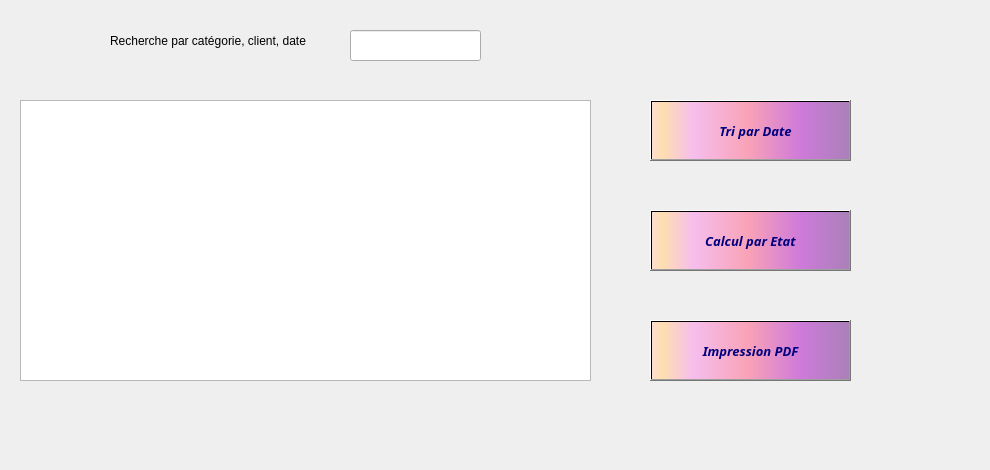
     <widget class="QWidget" name="tab_reclamation_5">
      <attribute name="title">
       <string>Afficher</string>
      </attribute>
      <widget class="QLabel" name="label_reclamation_27">
       <property name="geometry">
        <rect>
         <x>-70</x>
         <y>-30</y>
         <width>981</width>
         <height>461</height>
        </rect>
       </property>
       <property name="text">
        <string/>
       </property>
       <property name="pixmap">
        <pixmap>../../../../../../Downloads/893983.jpg</pixmap>
       </property>
      </widget>
      <widget class="QPushButton" name="pushButton_12">
       <property name="geometry">
        <rect>
         <x>650</x>
         <y>100</y>
         <width>201</width>
         <height>61</height>
        </rect>
       </property>
       <property name="font">
        <font>
         <family>Lucida Calligraphy</family>
         <pointsize>10</pointsize>
         <weight>75</weight>
         <italic>true</italic>
         <bold>true</bold>
         <underline>false</underline>
         <strikeout>false</strikeout>
        </font>
       </property>
       <property name="styleSheet">
        <string notr="true">background-color: qlineargradient(spread:pad, x1:1, y1:0, x2:1, y2:0, stop:0.919598 rgba(255, 0, 111, 255), stop:0.98 rgba(0, 0, 0, 255), stop:1 rgba(235, 148, 61, 255));
color: rgb(0, 0, 127);
background-color: qlineargradient(spread:pad, x1:0, y1:0, x2:1, y2:0, stop:0.0100503 rgba(252, 222, 204, 255), stop:0.0502513 rgba(254, 223, 175, 255), stop:0.211055 rgba(246, 189, 237, 255), stop:0.487437 rgba(249, 162, 183, 255), stop:0.753769 rgba(206, 122, 218, 255), stop:1 rgba(170, 128, 185, 255));</string>
       </property>
       <property name="text">
        <string>   Tri par Date</string>
       </property>
       <property name="icon">
        <iconset>
         <normaloff>../../../../../../Downloads/tri.png</normaloff>../../../../../../Downloads/tri.png</iconset>
       </property>
       <property name="iconSize">
        <size>
         <width>50</width>
         <height>50</height>
        </size>
       </property>
      </widget>
      <widget class="QTableView" name="tab_reclamation">
       <property name="geometry">
        <rect>
         <x>20</x>
         <y>100</y>
         <width>571</width>
         <height>281</height>
        </rect>
       </property>
      </widget>
      <widget class="QLineEdit" name="rech_reclamation">
       <property name="geometry">
        <rect>
         <x>350</x>
         <y>30</y>
         <width>131</width>
         <height>31</height>
        </rect>
       </property>
      </widget>
      <widget class="QLabel" name="label_3">
       <property name="geometry">
        <rect>
         <x>110</x>
         <y>10</y>
         <width>241</width>
         <height>61</height>
        </rect>
       </property>
       <property name="styleSheet">
        <string notr="true">font: 75 12pt &quot;Script MT Bold&quot;;</string>
       </property>
       <property name="text">
        <string>Recherche par catégorie, client, date</string>
       </property>
      </widget>
      <widget class="QLabel" name="label_4">
       <property name="geometry">
        <rect>
         <x>40</x>
         <y>10</y>
         <width>91</width>
         <height>71</height>
        </rect>
       </property>
       <property name="text">
        <string/>
       </property>
       <property name="pixmap">
        <pixmap>../../../../../../../../../../i/Sans titre-1.png</pixmap>
       </property>
      </widget>
      <widget class="QPushButton" name="pushButton_13">
       <property name="geometry">
        <rect>
         <x>650</x>
         <y>320</y>
         <width>201</width>
         <height>61</height>
        </rect>
       </property>
       <property name="font">
        <font>
         <family>Lucida Calligraphy</family>
         <pointsize>10</pointsize>
         <weight>75</weight>
         <italic>true</italic>
         <bold>true</bold>
         <underline>false</underline>
         <strikeout>false</strikeout>
        </font>
       </property>
       <property name="styleSheet">
        <string notr="true">background-color: qlineargradient(spread:pad, x1:1, y1:0, x2:1, y2:0, stop:0.919598 rgba(255, 0, 111, 255), stop:0.98 rgba(0, 0, 0, 255), stop:1 rgba(235, 148, 61, 255));
color: rgb(0, 0, 127);
background-color: qlineargradient(spread:pad, x1:0, y1:0, x2:1, y2:0, stop:0.0100503 rgba(252, 222, 204, 255), stop:0.0502513 rgba(254, 223, 175, 255), stop:0.211055 rgba(246, 189, 237, 255), stop:0.487437 rgba(249, 162, 183, 255), stop:0.753769 rgba(206, 122, 218, 255), stop:1 rgba(170, 128, 185, 255));</string>
       </property>
       <property name="text">
        <string>Impression PDF</string>
       </property>
       <property name="icon">
        <iconset>
         <normaloff>../../../../../../../../../../i/impressionpdf.png</normaloff>../../../../../../../../../../i/impressionpdf.png</iconset>
       </property>
       <property name="iconSize">
        <size>
         <width>50</width>
         <height>50</height>
        </size>
       </property>
      </widget>
      <widget class="QPushButton" name="pushButton_14">
       <property name="geometry">
        <rect>
         <x>650</x>
         <y>210</y>
         <width>201</width>
         <height>61</height>
        </rect>
       </property>
       <property name="font">
        <font>
         <family>Lucida Calligraphy</family>
         <pointsize>10</pointsize>
         <weight>75</weight>
         <italic>true</italic>
         <bold>true</bold>
         <underline>false</underline>
         <strikeout>false</strikeout>
        </font>
       </property>
       <property name="styleSheet">
        <string notr="true">background-color: qlineargradient(spread:pad, x1:1, y1:0, x2:1, y2:0, stop:0.919598 rgba(255, 0, 111, 255), stop:0.98 rgba(0, 0, 0, 255), stop:1 rgba(235, 148, 61, 255));
color: rgb(0, 0, 127);
background-color: qlineargradient(spread:pad, x1:0, y1:0, x2:1, y2:0, stop:0.0100503 rgba(252, 222, 204, 255), stop:0.0502513 rgba(254, 223, 175, 255), stop:0.211055 rgba(246, 189, 237, 255), stop:0.487437 rgba(249, 162, 183, 255), stop:0.753769 rgba(206, 122, 218, 255), stop:1 rgba(170, 128, 185, 255));</string>
       </property>
       <property name="text">
        <string>Calcul par Etat</string>
       </property>
       <property name="icon">
        <iconset>
         <normaloff>../../../../../../../../../../i/calcul.png</normaloff>../../../../../../../../../../i/calcul.png</iconset>
       </property>
       <property name="iconSize">
        <size>
         <width>50</width>
         <height>50</height>
        </size>
       </property>
      </widget>
     </widget>
